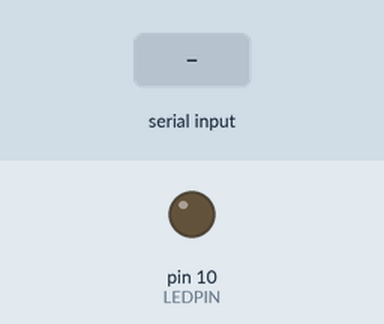
The sketch below on a simulated Arduino Uno, built with avr-gcc and run on an emulated ATmega328P. On the bench: output pins drawn as LEDs (lit = HIGH). The test bench sets the inputs (shaded band). What the sketch prints to the serial monitor is not drawn.

Above: at 1.2 s.
1.3 s: "1\n" received over Serial
Timing chart, 0 to 4.3 s (numbered marks = the images above; inputs shaded):
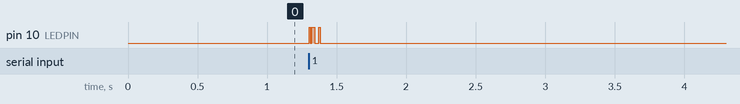

Measured:
- after the input at 1.3 s, pin 10 (LEDPIN): alternates HIGH for 0.01 s and LOW for 0.02 s, 6 changes in all, then stays LOW, starting at once

The sketch:

data_TX.ino
```cpp
const int LEDPIN = 10;           // define digital pin for LED
String message ;                // Create variable to store the message
void setup() {
  pinMode(LEDPIN, OUTPUT);                       // state of digital pin
  Serial.begin(9600);                           // open serail with baud rate
}

void loop() {
  if (Serial.available() > 0) {
    message = Serial.readStringUntil('\n');          //read message from serial
      // loop to select each charcter in message
      for (int i = 0; i < message.length(); i++) {
        char c = message[i];
        int bits[8];

        //Loop to convert ASCII characters to binary bits
        for (int z = 0; z < 8; z++) {
          bits[z] = c % 2;
          c /= 2;
        }
        // Reverse the binary bits
        for (int j = 0; j < 4; j++) {
          int temp = bits[j];
          bits[j] = bits[7 - j];
          bits[7 - j] = temp;
          bits[0] = 1;               // Set the first bit to 1
        }
        // Write the binary bits to the LED pin
        for (int p = 0; p < 8; p++) {
          digitalWrite(LEDPIN, bits[p]);
          delay(10);
          Serial.print(bits[p]);
        }
        // Turn off the LED after each character transmission
        digitalWrite(LEDPIN, LOW);
        delay(10);
    }
  }
}
```
